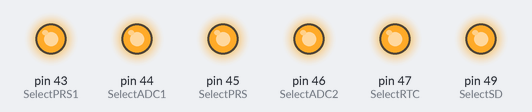
Bench run of a sketch on a simulated Arduino Mega 2560, built with avr-gcc and run on an emulated ATmega2560. Shown: output pins drawn as LEDs (lit = HIGH). Storage starts empty; what the sketch prints to the serial monitor is not drawn.

Above: at 0.1 s.
Timing chart, 0 to 1.6 s (numbered marks = the images above):
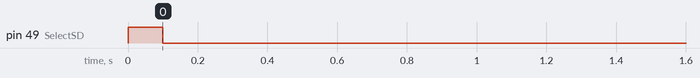

The sketch:

ReadWrite.ino
```cpp
/*
  SD card read/write

 */

#include <SD.h>

File myFile;
/**********************************************/
boolean debug = true; // debug mode or real mode.
/**********************************************/

const int airCore = 9; // Type airCore is used.
char sz[20];

const int SelectSD      = 49;  // Micro SD card
const int SelectRTC     = 47;   // Real Time Clock
const int SelectPRS     = 45;   // Pressure Sensor
const int SelectPRS1    = 43;
const int SelectADC1    = 44;   // Temperature ADS1248 with 3x PT100
const int SelectADC2    = 46;   // Temperature ADS1248 with 3x PT100const int SelectADC2 = 6;   // Temperature ADS1248 with 3x PT100

int month=04, day=01, year=17;

void setup()
{
  findNewFileName();
}

void findNewFileName()
{

 // Open serial communications and wait for port to open:
  Serial.begin(9600);
   while (!Serial) {
    ; // wait for serial port to connect. Needed for Leonardo only
  }

  pinMode(SelectSD, OUTPUT);
  pinMode(SelectRTC, OUTPUT);
  pinMode(SelectPRS, OUTPUT);
  pinMode(SelectPRS1, OUTPUT);
  pinMode(SelectADC1, OUTPUT);
  pinMode(SelectADC2, OUTPUT);

  digitalWrite(SelectSD, HIGH);
  digitalWrite(SelectRTC, HIGH);
  digitalWrite(SelectPRS, HIGH);
  digitalWrite(SelectPRS1, HIGH);
  digitalWrite(SelectADC1, HIGH);
  digitalWrite(SelectADC2, HIGH);
  delay(100);
  digitalWrite(SelectSD, LOW);

  Serial.print("Initializing SD card...");
  // On the Ethernet Shield, CS is pin 4. It's set as an output by default.
  // Note that even if it's not used as the CS pin, the hardware SS pin
  // (10 on most Arduino boards, 53 on the Mega) must be left as an output
  // or the SD library functions will not work.
  delay(10);
  if (!SD.begin(SelectSD)) {
    Serial.println("initialization failed!");
    Serial.println("Check SD!");
    return;
  }
  Serial.println("initialization done.");

  // open the file. note that only one file can be open at a time,
  // so you have to close this one before opening another.
  for (byte i=0; i < 100; i++)
  {
    sprintf(sz, "%02d%02d%02d%02d.csv", airCore, month, day, i);

    if (!SD.exists(sz))
    {
      break;
    }
  }
  if (debug) Serial.println(sz);

  Serial.print("Writing to ");

  myFile = SD.open(sz, FILE_WRITE);

  // if the file opened okay, write to it:
  if (myFile) {
    Serial.println(sz);
    delay(10);
    myFile.println("testing 1, 2, 3.");
	// close the file:
    Serial.print("closing the file...");
    myFile.close();
    Serial.println("done.");
  } else {
    // if the file didn't open, print an error:
    Serial.print("error opening : ");
    Serial.println(sz);
  }

  // re-open the file for reading:
  Serial.print("Re-Opening the file...");
  Serial.println(sz);
  delay(100);
  myFile = SD.open(sz);
  delay(10);
  if (myFile) {
    Serial.println(sz);
    // read from the file until there's nothing else in it:
    while (myFile.available()) { Serial.write(myFile.read()); }
    // close the file:
    Serial.println("closing the file...");
    delay(100);
    myFile.close();
    Serial.println("done.");
  } else {
  	// if the file didn't open, print an error:
    Serial.print("error opening : ");
    Serial.println(sz);
  }

}

void loop()
{
  // nothing happens after setup

}
```
